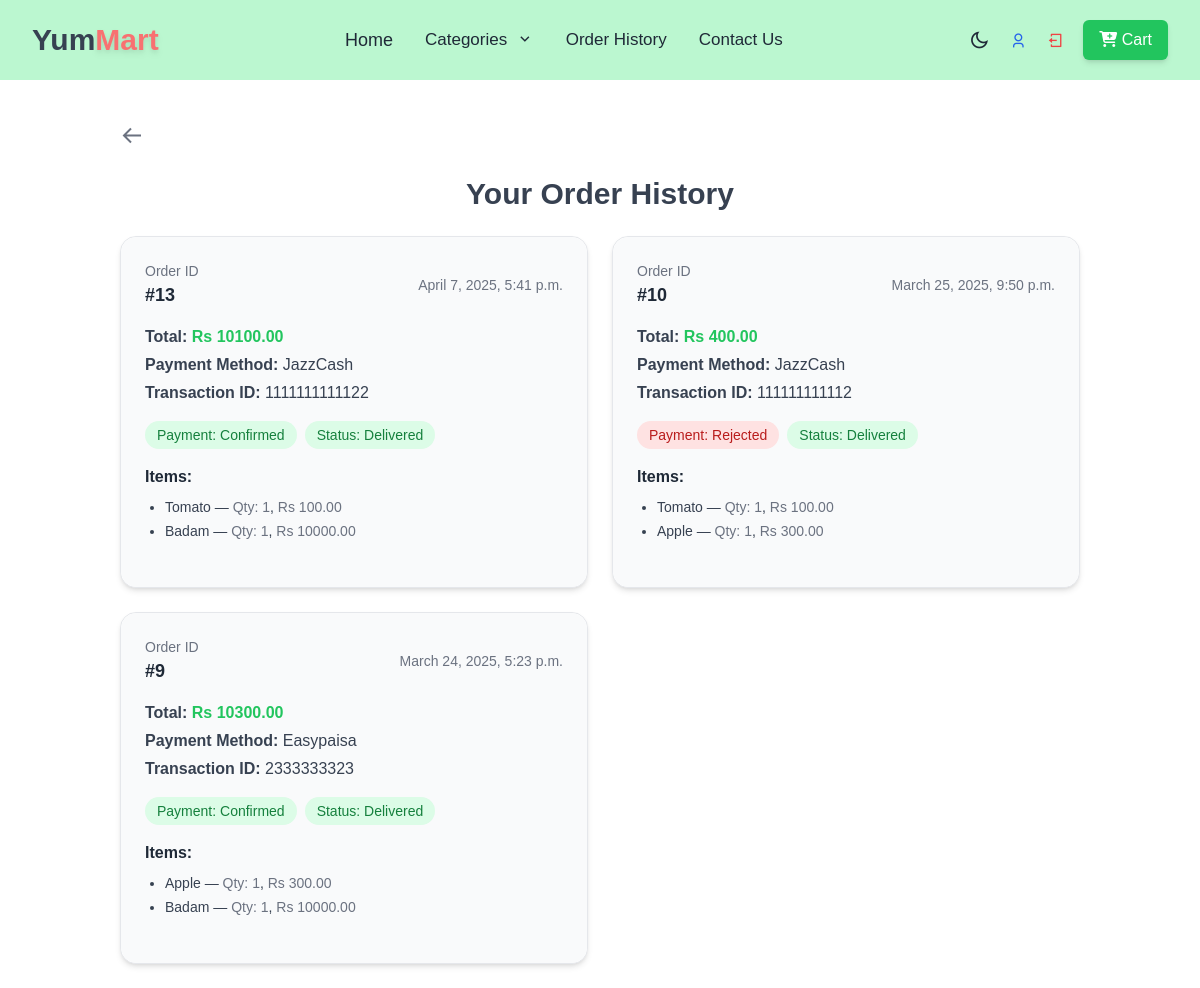
The page /order-history/ (signed in) on the database as committed earlier.
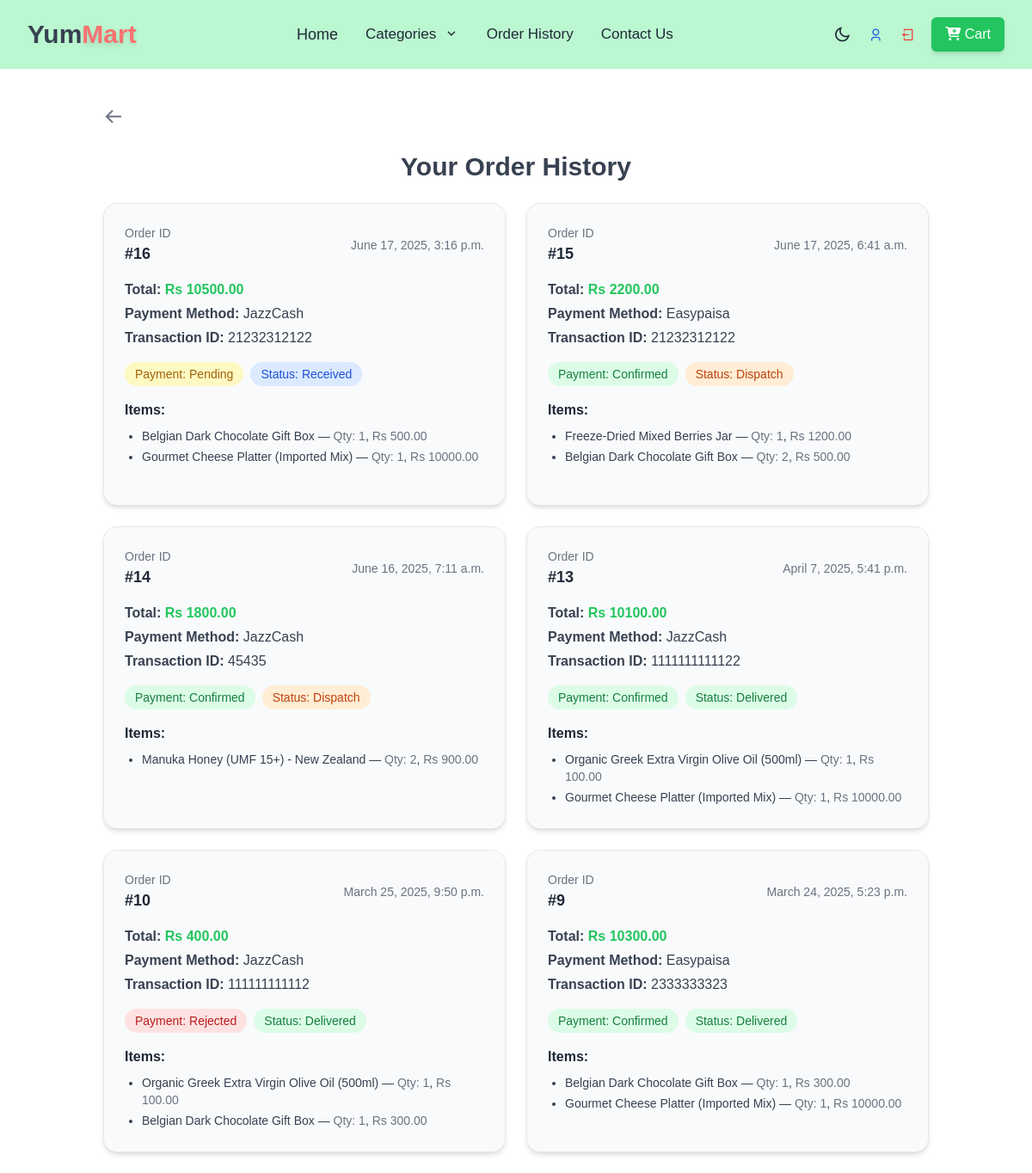
The same page on the database as committed later.
### store/models.py (models this page shows, shortened)
class Order(models.Model):
    PAYMENT_METHODS = [
        ('Easypaisa', 'Easypaisa'),
        ('JazzCash', 'JazzCash'),
        ('Bank Transfer', 'Bank Transfer'),
    ]
    PAYMENT_STATUS = [
        ('Pending', 'Pending'),
        ('Confirmed', 'Confirmed'),
        ('Rejected', 'Rejected'),
    ]
    ORDER_STATUS = [
        ('Received', 'Received'),
        ('Packed', 'Packed'),
        ('Dispatch', 'Dispatch'),
        ('Delivered', 'Delivered'),
    ]
    user = models.ForeignKey(User, on_delete=models.CASCADE, null=True, blank=True)
    name = models.CharField(max_length=100)
    email = models.EmailField()
    phone = models.CharField(max_length=15, default="Not Provided")
    address = models.TextField()
    total_price = models.DecimalField(max_digits=10, decimal_places=2)
    payment_method = models.CharField(max_length=20, choices=PAYMENT_METHODS, default='Easypaisa')
    transaction_id = models.CharField(max_length=100, blank=True, null=True)
    payment_screenshot = models.ImageField(upload_to='payment_screenshots/', blank=True, null=True)  # ✅ New field
    payment_status = models.CharField(max_length=10, choices=PAYMENT_STATUS, default='Pending')
    order_status = models.CharField(max_length=10, choices=ORDER_STATUS, default='Received')
    created_at = models.DateTimeField(auto_now_add=True)

class OrderItem(models.Model):
    order = models.ForeignKey(Order, on_delete=models.CASCADE)
    product = models.ForeignKey(Product, on_delete=models.CASCADE)
    quantity = models.PositiveIntegerField()
    price = models.DecimalField(max_digits=10, decimal_places=2, default=0.00)  # 🔥 Add default=0.00

class Product(models.Model):
    category = models.ForeignKey(Category, on_delete=models.CASCADE)
    name = models.CharField(max_length=255)
    slug = models.SlugField(max_length=255, unique=True)
    description = models.TextField(blank=True)
    price = models.DecimalField(max_digits=10, decimal_places=2)
    image = models.ImageField(upload_to='products/')
    created_at = models.DateTimeField(auto_now_add=True)

### store/views.py (the view)
# urls.py: path('order-history/', order_history, name='order_history'),
@login_required
def order_history(request):
    status = request.GET.get("status", "All")
    orders = Order.objects.filter(user=request.user).order_by('-created_at')
    if status != "All":
        orders = orders.filter(payment_status=status)
    return render(request, 'store/order_history.html', {
        'orders': orders
    })

### store/templates/store/order_history.html (shortened to what the changed rows need)
{% extends 'store/base.html' %}
{% block content %}
{% if request.user.is_authenticated %}
<div class="  container mx-auto px-4 sm:px-6 lg:px-8 py-6">
    <a href="{% url 'home' %}" class="  text-blue-500 hover:underline">
            <h2 class="text-3xl   font-bold text-gray-700 dark:text-gray-100 mb-6 text-center">Your Order History</h2>
    </a>
    {% if orders %}
    <div class="grid grid-cols-1 md:grid-cols-2 gap-6">
        {% for order in orders %}
        <div
            class=" rounded-2xl dark:bg-gray-900 bg-white border border-gray-200 dark:border-gray-700 p-0 shadow-md hover:shadow-xl transition duration-300">
            <div class="h-[350px] bg-gray-50 dark:bg-gray-800 p-6 rounded-2xl">
                <div class="flex justify-between items-center mb-4">
                    <div>
                        <p class="text-sm text-gray-500 dark:text-gray-400">Order ID</p>
                        <p class="text-lg font-bold text-gray-800 dark:text-white">#{{ order.id }}</p>
                    </div>
                    <p class="text-sm text-gray-500 dark:text-gray-400 text-right">
                        {{ order.created_at|date:"F j, Y, g:i a" }}
                    </p>
                </div>
                <div class="mb-3 space-y-1">
                    <p class="text-gray-700 dark:text-gray-300"><strong>Total:</strong>
                        <span class="text-green-500 font-semibold">Rs {{ order.total_price }}</span>
                    </p>
                   <p class="text-gray-700 dark:text-gray-300"><strong>Payment Method:</strong> {{ order.payment_method }}</p>
                    <p class="text-gray-700 dark:text-gray-300"><strong>Transaction ID:</strong>
                        {{ order.transaction_id|default:"Not Provided" }}</p>
                </div>
                <div class="flex flex-wrap gap-2 mt-4 mb-4">
                    <span class="px-3 py-1 rounded-full text-sm font-medium
                    {% if order.payment_status == 'Pending' %} bg-yellow-100 text-yellow-700 dark:bg-yellow-700 dark:text-white
                    {% elif order.payment_status == 'Confirmed' %} bg-green-100 text-green-700 dark:bg-green-700 dark:text-white
                    {% elif order.payment_status == 'Rejected' %} bg-red-100 text-red-700 dark:bg-red-700 dark:text-white
                    {% else %} bg-gray-200 text-gray-600 dark:bg-gray-600 dark:text-white {% endif %}">
                        Payment: {{ order.payment_status }}
                    </span>
                    <span class="px-3 py-1 rounded-full text-sm font-medium
                    {% if order.order_status == 'Received' %} bg-blue-100 text-blue-700 dark:bg-blue-700 dark:text-white
                    {% elif order.order_status == 'Packed' %} bg-yellow-100 text-yellow-700 dark:bg-yellow-700 dark:text-white
                    {% elif order.order_status == 'Dispatch' %} bg-orange-100 text-orange-700 dark:bg-orange-700 dark:text-white
                    {% elif order.order_status == 'Delivered' %} bg-green-100 text-green-700 dark:bg-green-700 dark:text-white
                    {% else %} bg-gray-200 text-gray-600 dark:bg-gray-600 dark:text-white {% endif %}">
                        Status: {{ order.order_status }}
                    </span>
                </div>
                <div>
                    <h3 class="text-md font-bold text-gray-800 dark:text-gray-100 mb-2">Items:</h3>
                    <ul class="list-disc ml-5 space-y-1 text-gray-700 dark:text-gray-300 text-sm">
                        {% for item in order.orderitem_set.all %}
                        <li>
                            {{ item.product.name }} —
                            <span class="text-gray-500 dark:text-gray-400">Qty: {{ item.quantity }}</span>,
                            <span class="text-gray-500 dark:text-gray-400">Rs {{ item.price }}</span>
                        </li>
                        {% endfor %}
                    </ul>
                </div>
            </div>
        </div>
        {% endfor %}
    </div>
    {% else %}
    <p class="text-gray-500 dark:text-gray-400 text-center">No orders placed yet.</p>
    {% endif %}
</div>
{% else %}
<script>
    window.location.href = "{% url 'login' %}";
</script>
{% endif %}
{% endblock %}

Rows that differ between the two databases and show on the page:
added Order: id "16", created_at "June 17, 2025, 3:16 p.m.", total_price "10500.00", payment_method "JazzCash", transaction_id "21232312122", payment_status "Pending", order_status "Received"
added OrderItem: product.name "Belgian Dark Chocolate Gift Box", quantity "1", price "500.00", shown under "16"
added OrderItem: product.name "Gourmet Cheese Platter (Imported Mix)", quantity "1", price "10000.00", shown under "16"
added Order: id "15", created_at "June 17, 2025, 6:41 a.m.", total_price "2200.00", payment_method "Easypaisa", transaction_id "21232312122", payment_status "Confirmed", order_status "Dispatch"
added OrderItem: product.name "Freeze-Dried Mixed Berries Jar", quantity "1", price "1200.00", shown under "15"
added OrderItem: product.name "Belgian Dark Chocolate Gift Box", quantity "2", price "500.00", shown under "15"
added Order: id "14", created_at "June 16, 2025, 7:11 a.m.", total_price "1800.00", payment_method "JazzCash", transaction_id "45435", payment_status "Confirmed", order_status "Dispatch"
added OrderItem: product.name "Manuka Honey (UMF 15+) - New Zealand", quantity "2", price "900.00", shown under "14"
changed through a linked row, OrderItem (number 6 of 11 on the later page): product.name "Tomato" → "Organic Greek Extra Virgin Olive Oil (500ml)"
changed through a linked row, OrderItem (number 7 of 11 on the later page): product.name "Badam" → "Gourmet Cheese Platter (Imported Mix)"
changed through a linked row, OrderItem (number 8 of 11 on the later page): product.name "Tomato" → "Organic Greek Extra Virgin Olive Oil (500ml)"
changed through a linked row, OrderItem (number 9 of 11 on the later page): product.name "Apple" → "Belgian Dark Chocolate Gift Box"
changed through a linked row, OrderItem (number 10 of 11 on the later page): product.name "Apple" → "Belgian Dark Chocolate Gift Box"
changed through a linked row, OrderItem (number 11 of 11 on the later page): product.name "Badam" → "Gourmet Cheese Platter (Imported Mix)"
